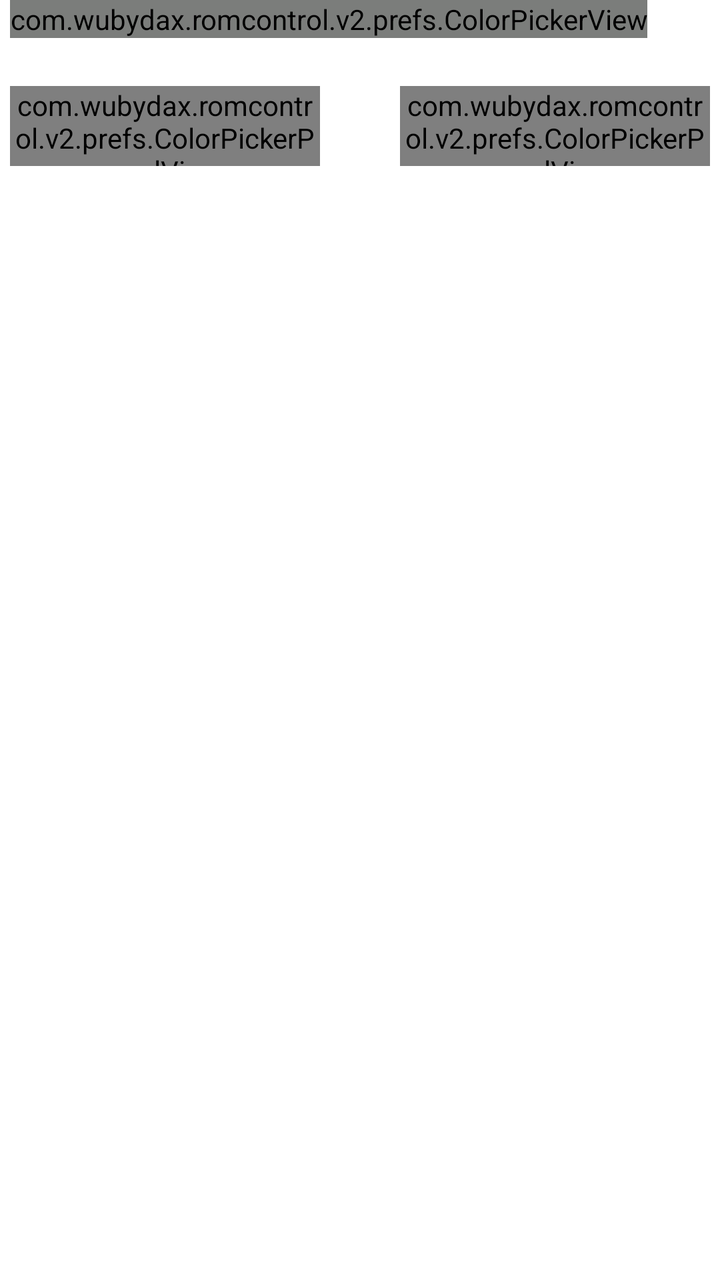
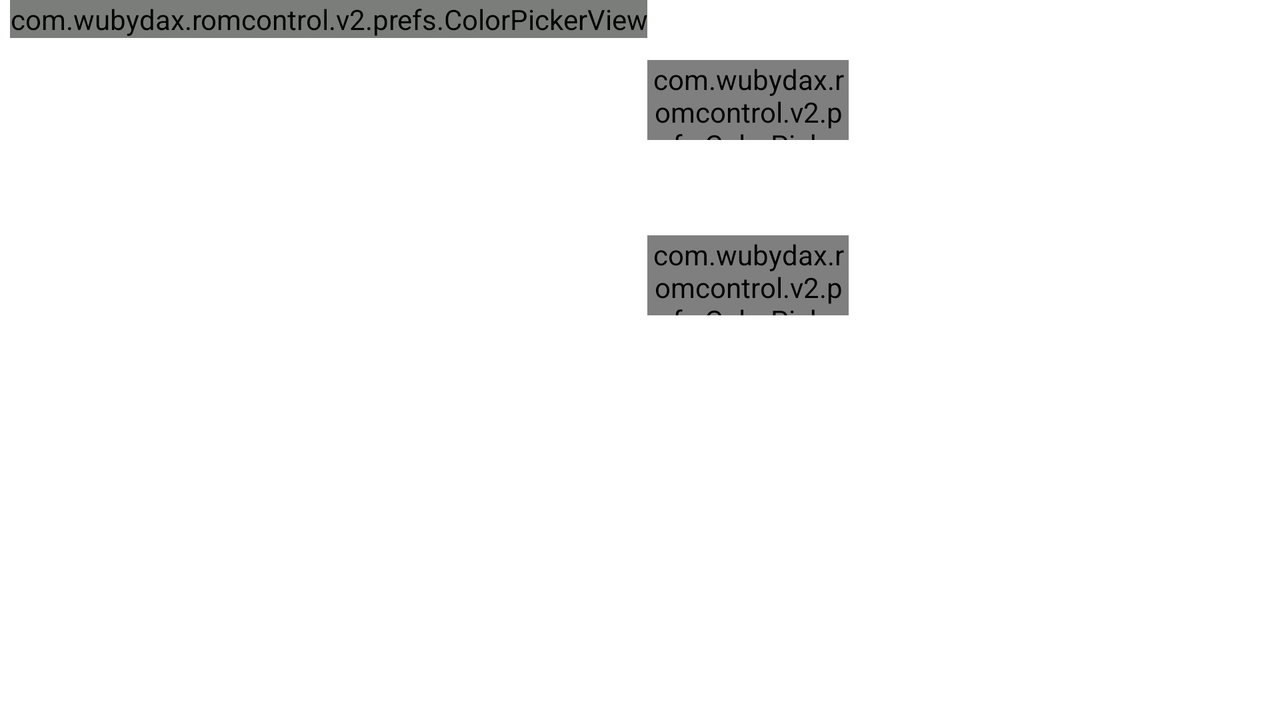

Two renders of one Android screen. The first uses the default layout on a phone; the second uses the alternative layout the repository ships for a different screen configuration, on a matching device. The two XML files are below.
<!-- AndroidManifest.xml: application theme AppThemeDark -->
<!-- res/layout/dialog_color_picker.xml -->
<?xml version="1.0" encoding="utf-8"?>
<LinearLayout android:orientation="vertical" android:paddingLeft="5.0dip" android:paddingRight="5.0dip" android:layout_width="wrap_content" android:layout_height="wrap_content"
  xmlns:android="http://schemas.android.com/apk/res/android">
    <com.wubydax.romcontrol.v2.prefs.ColorPickerView android:id="@id/color_picker_view" android:tag="portrait" android:layout_width="wrap_content" android:layout_height="wrap_content" android:layerType="software" />
    <LinearLayout android:id="@id/text_hex_wrapper" android:layout_width="fill_parent" android:layout_height="wrap_content" android:layout_marginLeft="6.0dip" android:layout_marginRight="6.0dip" android:layout_marginBottom="5.0dip">
        <TextView android:textAppearance="?android:textAppearanceSmall" android:gravity="left" android:layout_width="wrap_content" android:layout_height="wrap_content" android:text="Press to apply" />
        <EditText android:id="@id/hex_val" android:visibility="gone" android:layout_width="0.0dip" android:layout_height="wrap_content" android:hint="HEX" android:singleLine="true" android:maxLength="7" android:layout_weight="1.0" android:inputType="textCapCharacters" android:imeOptions="actionDone" />
    </LinearLayout>
    <LinearLayout android:orientation="horizontal" android:layout_width="wrap_content" android:layout_height="40.0dip" android:layout_marginBottom="10.0dip">
        <com.wubydax.romcontrol.v2.prefs.ColorPickerPanelView android:id="@id/old_color_panel" android:layout_width="0.0px" android:layout_height="fill_parent" android:layout_weight="0.5" />
        <TextView android:textSize="20.0sp" android:gravity="center" android:layout_width="wrap_content" android:layout_height="fill_parent" android:layout_marginLeft="10.0dip" android:layout_marginRight="10.0dip" android:text="→" />
        <com.wubydax.romcontrol.v2.prefs.ColorPickerPanelView android:id="@id/new_color_panel" android:layout_width="0.0px" android:layout_height="wrap_content" android:layout_weight="0.5" />
    </LinearLayout>
</LinearLayout>
<!-- resources referenced by this layout -->
<resources>
  <style name="Theme.AppCompat" parent="@style/Base.Theme.AppCompat" />
  <!-- from res/values-v21/ -->
  <style name="Base.Theme.AppCompat" parent="@style/Base.V21.Theme.AppCompat" />
  <style name="Widget.AppCompat.ListView.DropDown" parent="@style/Base.Widget.AppCompat.ListView.DropDown" />
  <style name="Widget.AppCompat.ActionBar.TabView" parent="@style/Base.Widget.AppCompat.ActionBar.TabView" />
  <style name="Widget.AppCompat.ActionBar.TabBar" parent="@style/Base.Widget.AppCompat.ActionBar.TabBar" />
  <style name="Widget.AppCompat.ActionBar.TabText" parent="@style/Base.Widget.AppCompat.ActionBar.TabText" />
  <style name="Widget.AppCompat.PopupMenu.Overflow" parent="@style/Base.Widget.AppCompat.PopupMenu.Overflow" />
  <style name="Widget.AppCompat.ActionBar.Solid" parent="@style/Base.Widget.AppCompat.ActionBar.Solid" />
  <style name="ThemeOverlay.AppCompat.ActionBar" parent="@style/Base.ThemeOverlay.AppCompat.ActionBar" />
  <dimen name="abc_action_bar_default_height_material">56.0dip</dimen>
  <style name="Widget.AppCompat.ActionMode" parent="@style/Base.Widget.AppCompat.ActionMode" />
  <style name="ThemeOverlay.AppCompat.Dialog" parent="@style/Base.ThemeOverlay.AppCompat.Dialog" />
  <dimen name="abc_dialog_padding_material">24.0dip</dimen>
  <style name="Widget.AppCompat.Spinner.DropDown.ActionBar" parent="@style/Widget.AppCompat.Spinner.DropDown" />
  <style name="Widget.AppCompat.ActionButton" parent="@style/Base.Widget.AppCompat.ActionButton" />
  <style name="Widget.AppCompat.ButtonBar" parent="@style/Base.Widget.AppCompat.ButtonBar" />
  <style name="Widget.AppCompat.Button.Borderless" parent="@style/Base.Widget.AppCompat.Button.Borderless" />
  <style name="Widget.AppCompat.ActivityChooserView" parent="@style/Base.Widget.AppCompat.ActivityChooserView" />
  <style name="Widget.AppCompat.Toolbar" parent="@style/Base.Widget.AppCompat.Toolbar" />
  <style name="Widget.AppCompat.PopupMenu" parent="@style/Base.Widget.AppCompat.PopupMenu" />
  <style name="Widget.AppCompat.ImageButton" parent="@style/Base.Widget.AppCompat.ImageButton" />
  <style name="Widget.AppCompat.SearchView" parent="@style/Base.Widget.AppCompat.SearchView" />
  <item type="dimen" name="abc_list_item_padding_horizontal_material">@dimen/abc_action_bar_content_inset_material</item>
  <style name="Widget.AppCompat.ListPopupWindow" parent="@style/Base.Widget.AppCompat.ListPopupWindow" />
  <style name="TextAppearance.AppCompat.Subhead" parent="@style/Base.TextAppearance.AppCompat.Subhead" />
  <dimen name="abc_panel_menu_list_width">296.0dip</dimen>
  <style name="Theme.AppCompat.CompactMenu" parent="@style/Base.Theme.AppCompat.CompactMenu" />
  <style name="AlertDialog.AppCompat" parent="@style/Base.AlertDialog.AppCompat" />
  <style name="ThemeOverlay.AppCompat.Dialog.Alert" parent="@style/Base.ThemeOverlay.AppCompat.Dialog.Alert" />
  <style name="Widget.AppCompat.Button" parent="@style/Base.Widget.AppCompat.Button" />
  <style name="Widget.AppCompat.Button.Small" parent="@style/Base.Widget.AppCompat.Button.Small" />
  <style name="Widget.AppCompat.EditText" parent="@style/Base.Widget.AppCompat.EditText" />
  <style name="Widget.AppCompat.RatingBar" parent="@style/Base.Widget.AppCompat.RatingBar" />
  <style name="Widget.AppCompat.RatingBar.Indicator" parent="@style/Base.Widget.AppCompat.RatingBar.Indicator" />
  <style name="Widget.AppCompat.RatingBar.Small" parent="@style/Base.Widget.AppCompat.RatingBar.Small" />
  <style name="Widget.AppCompat.SeekBar" parent="@style/Base.Widget.AppCompat.SeekBar" />
  <style name="Widget.AppCompat.Spinner" parent="@style/Base.Widget.AppCompat.Spinner" />
  <style name="Widget.AppCompat.ListMenuView" parent="@style/Base.Widget.AppCompat.ListMenuView" />
  <style name="Widget.AppCompat.Spinner.DropDown" parent="@style/Widget.AppCompat.Spinner" />
  <dimen name="abc_action_bar_content_inset_material">16.0dip</dimen>
</resources>
<!-- res/layout-land/dialog_color_picker.xml (the author's variant of the layout above) -->
<!-- drawn on the phone turned sideways -->
<?xml version="1.0" encoding="utf-8"?>
<LinearLayout android:orientation="horizontal" android:paddingLeft="5.0dip" android:paddingRight="5.0dip" android:layout_width="wrap_content" android:layout_height="wrap_content"
  xmlns:android="http://schemas.android.com/apk/res/android">
    <com.wubydax.romcontrol.v2.prefs.ColorPickerView android:id="@id/color_picker_view" android:tag="landscape" android:layout_width="wrap_content" android:layout_height="wrap_content" android:layerType="software" />
    <LinearLayout android:orientation="vertical" android:layout_width="wrap_content" android:layout_height="wrap_content" android:layout_marginBottom="10.0dip">
        <EditText android:id="@id/hex_val" android:visibility="gone" android:layout_width="fill_parent" android:layout_height="wrap_content" android:hint="HEX" android:singleLine="true" android:maxLength="7" android:inputType="textCapCharacters" android:imeOptions="actionDone" />
        <TextView android:textAppearance="?android:textAppearanceSmall" android:gravity="center" android:layout_width="wrap_content" android:layout_height="wrap_content" android:layout_marginLeft="6.0dip" android:layout_marginTop="6.0dip" android:layout_marginRight="6.0dip" android:layout_marginBottom="5.0dip" android:text="@string/press_color_to_apply" />
        <com.wubydax.romcontrol.v2.prefs.ColorPickerPanelView android:id="@id/old_color_panel" android:layout_width="fill_parent" android:layout_height="40.0dip" android:layout_weight="0.5" />
        <TextView android:textSize="20.0sp" android:gravity="center" android:layout_width="fill_parent" android:layout_height="wrap_content" android:layout_marginTop="10.0dip" android:layout_marginBottom="10.0dip" android:text="↓" />
        <com.wubydax.romcontrol.v2.prefs.ColorPickerPanelView android:id="@id/new_color_panel" android:layout_width="fill_parent" android:layout_height="40.0dip" android:layout_weight="0.5" />
    </LinearLayout>
</LinearLayout>
<!-- resources referenced by the variant -->
<!-- as the phone turned sideways resolves them -->
<resources>
  <string name="press_color_to_apply">Press to apply</string>
  <style name="Theme.AppCompat" parent="@style/Base.Theme.AppCompat" />
  <!-- from res/values-v21/ -->
  <style name="Base.Theme.AppCompat" parent="@style/Base.V21.Theme.AppCompat" />
  <style name="Widget.AppCompat.ListView.DropDown" parent="@style/Base.Widget.AppCompat.ListView.DropDown" />
  <style name="Widget.AppCompat.ActionBar.TabView" parent="@style/Base.Widget.AppCompat.ActionBar.TabView" />
  <style name="Widget.AppCompat.ActionBar.TabBar" parent="@style/Base.Widget.AppCompat.ActionBar.TabBar" />
  <style name="Widget.AppCompat.ActionBar.TabText" parent="@style/Base.Widget.AppCompat.ActionBar.TabText" />
  <style name="Widget.AppCompat.PopupMenu.Overflow" parent="@style/Base.Widget.AppCompat.PopupMenu.Overflow" />
  <style name="Widget.AppCompat.ActionBar.Solid" parent="@style/Base.Widget.AppCompat.ActionBar.Solid" />
  <style name="ThemeOverlay.AppCompat.ActionBar" parent="@style/Base.ThemeOverlay.AppCompat.ActionBar" />
  <dimen name="abc_action_bar_default_height_material">56.0dip</dimen>
  <style name="Widget.AppCompat.ActionMode" parent="@style/Base.Widget.AppCompat.ActionMode" />
  <style name="ThemeOverlay.AppCompat.Dialog" parent="@style/Base.ThemeOverlay.AppCompat.Dialog" />
  <dimen name="abc_dialog_padding_material">24.0dip</dimen>
  <style name="Widget.AppCompat.Spinner.DropDown.ActionBar" parent="@style/Widget.AppCompat.Spinner.DropDown" />
  <style name="Widget.AppCompat.ActionButton" parent="@style/Base.Widget.AppCompat.ActionButton" />
  <style name="Widget.AppCompat.ButtonBar" parent="@style/Base.Widget.AppCompat.ButtonBar" />
  <style name="Widget.AppCompat.Button.Borderless" parent="@style/Base.Widget.AppCompat.Button.Borderless" />
  <style name="Widget.AppCompat.ActivityChooserView" parent="@style/Base.Widget.AppCompat.ActivityChooserView" />
  <style name="Widget.AppCompat.Toolbar" parent="@style/Base.Widget.AppCompat.Toolbar" />
  <style name="Widget.AppCompat.PopupMenu" parent="@style/Base.Widget.AppCompat.PopupMenu" />
  <style name="Widget.AppCompat.ImageButton" parent="@style/Base.Widget.AppCompat.ImageButton" />
  <style name="Widget.AppCompat.SearchView" parent="@style/Base.Widget.AppCompat.SearchView" />
  <item type="dimen" name="abc_list_item_padding_horizontal_material">@dimen/abc_action_bar_content_inset_material</item>
  <style name="Widget.AppCompat.ListPopupWindow" parent="@style/Base.Widget.AppCompat.ListPopupWindow" />
  <style name="TextAppearance.AppCompat.Subhead" parent="@style/Base.TextAppearance.AppCompat.Subhead" />
  <dimen name="abc_panel_menu_list_width">296.0dip</dimen>
  <style name="Theme.AppCompat.CompactMenu" parent="@style/Base.Theme.AppCompat.CompactMenu" />
  <style name="AlertDialog.AppCompat" parent="@style/Base.AlertDialog.AppCompat" />
  <style name="ThemeOverlay.AppCompat.Dialog.Alert" parent="@style/Base.ThemeOverlay.AppCompat.Dialog.Alert" />
  <style name="Widget.AppCompat.Button" parent="@style/Base.Widget.AppCompat.Button" />
  <style name="Widget.AppCompat.Button.Small" parent="@style/Base.Widget.AppCompat.Button.Small" />
  <style name="Widget.AppCompat.EditText" parent="@style/Base.Widget.AppCompat.EditText" />
  <style name="Widget.AppCompat.RatingBar" parent="@style/Base.Widget.AppCompat.RatingBar" />
  <style name="Widget.AppCompat.RatingBar.Indicator" parent="@style/Base.Widget.AppCompat.RatingBar.Indicator" />
  <style name="Widget.AppCompat.RatingBar.Small" parent="@style/Base.Widget.AppCompat.RatingBar.Small" />
  <style name="Widget.AppCompat.SeekBar" parent="@style/Base.Widget.AppCompat.SeekBar" />
  <style name="Widget.AppCompat.Spinner" parent="@style/Base.Widget.AppCompat.Spinner" />
  <style name="Widget.AppCompat.ListMenuView" parent="@style/Base.Widget.AppCompat.ListMenuView" />
  <style name="Widget.AppCompat.Spinner.DropDown" parent="@style/Widget.AppCompat.Spinner" />
  <dimen name="abc_action_bar_content_inset_material">16.0dip</dimen>
</resources>
